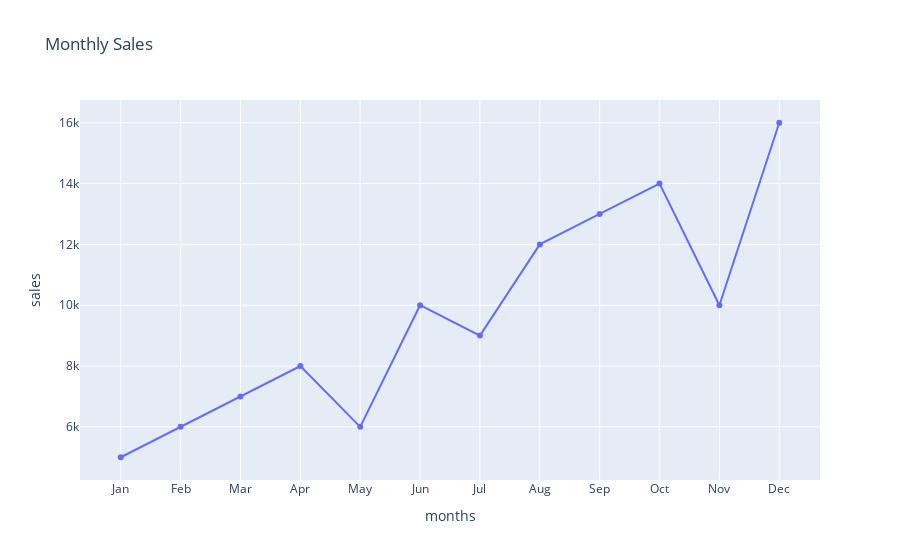

The notebook cell saved with this chart:
### Code cell
import pandas as pd
import numpy as np
import plotly.express as px

data = {
    'months' : ['Jan', 'Feb', 'Mar', 'Apr', 'May', 'Jun', 'Jul', 'Aug', 'Sep', 'Oct', 'Nov', 'Dec'],
    'sales' : [5000, 6000, 7000, 8000, 6000, 10000, 9000, 12000, 13000, 14000, 10000, 16000]
}

df = pd.DataFrame(data)
fig = px.line(df, x='months', y='sales', title='Monthly Sales', markers=True)
fig.show()

### Figure 1 — Plotly figure (JSON) as saved in the notebook; plotly's stock layout.template omitted (floating-point values rounded to 4 significant figures)
{"data": [{"hovertemplate": "months=%{x}<br>sales=%{y}<extra></extra>", "legendgroup": "", "line": {"color": "#636efa", "dash": "solid"}, "marker": {"symbol": "circle"}, "mode": "lines+markers", "name": "", "orientation": "v", "showlegend": false, "type": "scatter", "x": ["Jan", "Feb", "Mar", "Apr", "May", "Jun", "Jul", "Aug", "Sep", "Oct", "Nov", "Dec"], "xaxis": "x", "y": [5000, 6000, 7000, 8000, 6000, 10000, 9000, 12000, 13000, 14000, 10000, 16000], "yaxis": "y"}], "layout": {"legend": {"tracegroupgap": 0}, "title": {"text": "Monthly Sales"}, "xaxis": {"anchor": "y", "domain": [0, 1], "title": {"text": "months"}}, "yaxis": {"anchor": "x", "domain": [0, 1], "title": {"text": "sales"}}}}
